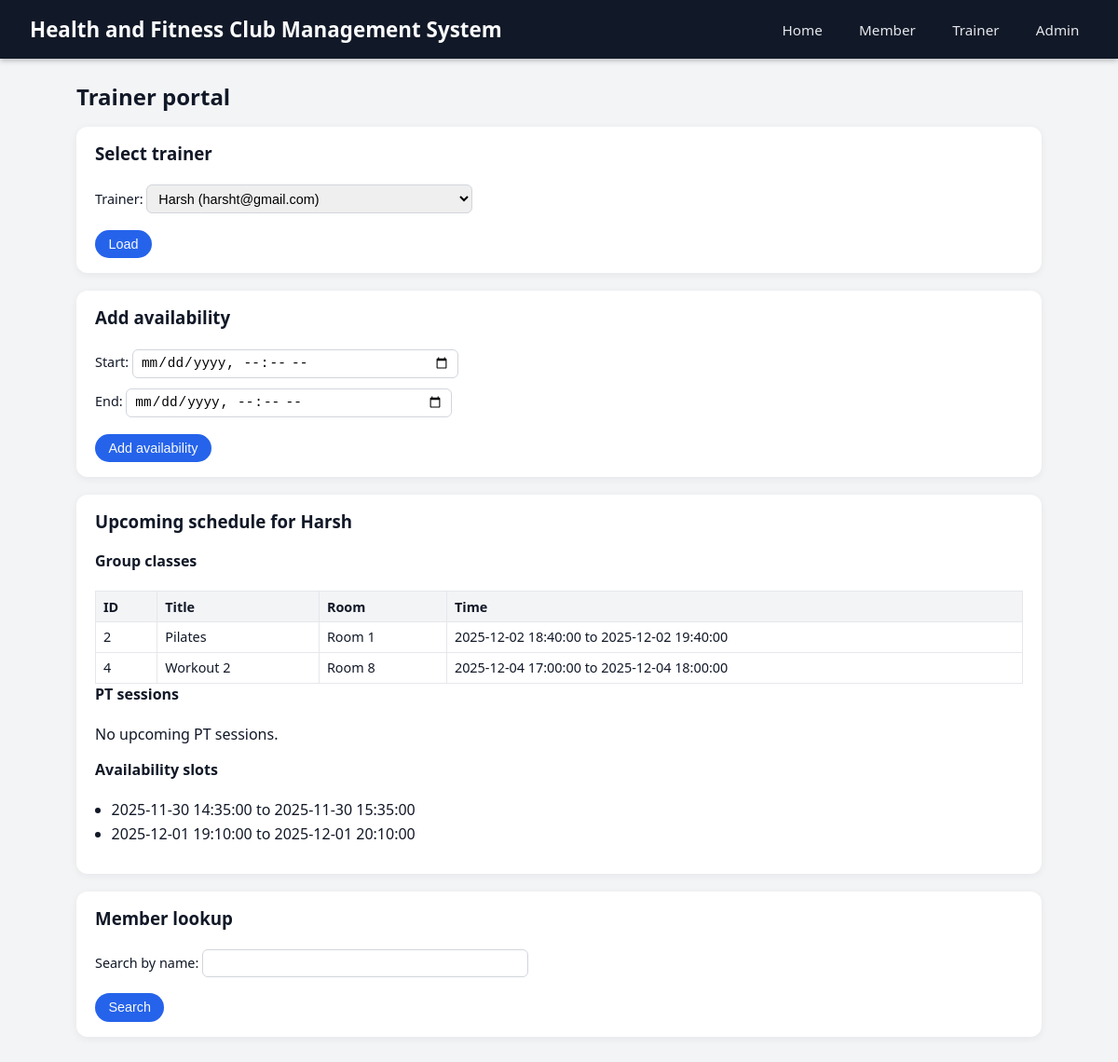
The page /trainer?trainer_id=1 on the database its author committed.
### models/schema.py (models this page shows, shortened)
class Trainer(db.Model):
    __tablename__ = "trainers"
    id = db.Column(db.Integer, primary_key=True)
    name = db.Column(db.String(120), nullable=False)
    email = db.Column(db.String(120), unique=True, nullable=False)
    availabilities = db.relationship("TrainerAvailability", back_populates="trainer")
    pt_sessions = db.relationship("PTSession", back_populates="trainer")
    class_sessions = db.relationship("ClassSession", back_populates="trainer")

class ClassSession(db.Model):
    __tablename__ = "class_sessions"
    id = db.Column(db.Integer, primary_key=True)
    title = db.Column(db.String(120), nullable=False)
    trainer_id = db.Column(db.Integer, db.ForeignKey("trainers.id"), nullable=False)
    room_id = db.Column(db.Integer, db.ForeignKey("rooms.id"), nullable=False)
    start_time = db.Column(db.DateTime, nullable=False)
    end_time = db.Column(db.DateTime, nullable=False)
    capacity = db.Column(db.Integer, nullable=False)
    trainer = db.relationship("Trainer", back_populates="class_sessions")
    room = db.relationship("Room", back_populates="class_sessions")
    registrations = db.relationship("ClassRegistration", back_populates="class_session")

class Room(db.Model):
    __tablename__ = "rooms"
    id = db.Column(db.Integer, primary_key=True)
    name = db.Column(db.String(120), unique=True, nullable=False)
    capacity = db.Column(db.Integer, nullable=False)
    location = db.Column(db.String(255), nullable=True)
    class_sessions = db.relationship("ClassSession", back_populates="room")
    pt_sessions = db.relationship("PTSession", back_populates="room")

class TrainerAvailability(db.Model):
    __tablename__ = "trainer_availabilities"
    id = db.Column(db.Integer, primary_key=True)
    trainer_id = db.Column(db.Integer, db.ForeignKey("trainers.id"), nullable=False)
    start_time = db.Column(db.DateTime, nullable=False)
    end_time = db.Column(db.DateTime, nullable=False)
    trainer = db.relationship("Trainer", back_populates="availabilities")

### app/routes.py (the view)
@bp.route("/trainer", methods=["GET"])
def trainer_portal():
    trainers = get_all_trainers()
    trainer_id = request.args.get("trainer_id", type=int)
    search_term = request.args.get("search", "")
    schedule_data = None
    member_results = []
    if trainer_id:
        try:
            schedule_data = get_trainer_schedule(trainer_id)
        except ValueError as e:
            flash(str(e))
    if search_term:
        member_results = search_members_by_name(search_term)
    return render_template(
        "trainer_portal.html",
        trainers=trainers,
        selected_trainer_id=trainer_id,
        schedule_data=schedule_data,
        search_term=search_term,
        member_results=member_results,
    )

### models/operations.py (called while the page is built)
def get_trainer_schedule(trainer_id):
    trainer = Trainer.query.get(trainer_id)
    if not trainer:
        raise ValueError("Trainer not found.")
    now = datetime.utcnow()
    classes = (
        ClassSession.query.filter_by(trainer_id=trainer_id)
        .filter(ClassSession.start_time >= now)
        .order_by(ClassSession.start_time)
        .all()
    )
    pt_sessions = (
        PTSession.query.filter_by(trainer_id=trainer_id)
        .filter(PTSession.start_time >= now)
        .order_by(PTSession.start_time)
        .all()
    )
    availability = (
        TrainerAvailability.query.filter_by(trainer_id=trainer_id)
        .order_by(TrainerAvailability.start_time)
        .all()
    )
    return {
        "trainer": trainer,
        "classes": classes,
        "pt_sessions": pt_sessions,
        "availability": availability,
    }

def get_all_trainers():
    return Trainer.query.order_by(Trainer.name).all()

### app/templates/trainer_portal.html (shortened to what this page needs)
{% extends "base.html" %}
{% block content %}
<main>
  <h2>Trainer portal</h2>
  <section>
    <h3>Select trainer</h3>
    <form method="get" action="{{ url_for('main.trainer_portal') }}">
      <label>Trainer:
        <select name="trainer_id">
          {% for t in trainers %}
            <option value="{{ t.id }}" {% if selected_trainer_id == t.id %}selected{% endif %}>
              {{ t.name }} ({{ t.email }})
            </option>
          {% endfor %}
        </select>
      </label>
      <button type="submit">Load</button>
    </form>
  </section>
  {% if selected_trainer_id %}
    <section>
      <h3>Add availability</h3>
      <form method="post" action="{{ url_for('main.trainer_availability_route') }}">
        <label>Start:
          <input type="datetime-local" name="start_time" required>
        </label>
        <label>End:
          <input type="datetime-local" name="end_time" required>
        </label>
        <button type="submit">Add availability</button>
      </form>
    </section>
  {% endif %}
  {% if schedule_data %}
    <section>
      <h3>Upcoming schedule for {{ schedule_data.trainer.name }}</h3>
      <h4>Group classes</h4>
      {% if schedule_data.classes %}
        <table>
          <tr>
            <th>ID</th>
            <th>Title</th>
            <th>Room</th>
            <th>Time</th>
          </tr>
          {% for c in schedule_data.classes %}
            <tr>
              <td>{{ c.id }}</td>
              <td>{{ c.title }}</td>
              <td>{{ c.room.name if c.room else c.room_id }}</td>
              <td>{{ c.start_time }} to {{ c.end_time }}</td>
            </tr>
          {% endfor %}
        </table>
      {% else %}
        <p>No upcoming classes.</p>
      {% endif %}
      <h4>PT sessions</h4>
      {% if schedule_data.pt_sessions %}
        <table>
          <tr>
            <th>ID</th>
            <th>Member</th>
            <th>Room</th>
            <th>Time</th>
            <th>Status</th>
          </tr>
          {% for p in schedule_data.pt_sessions %}
            <tr>
              <td>{{ p.id }}</td>
              <td>#{{ p.member_id }}</td>
              <td>{{ p.room.name if p.room else p.room_id }}</td>
              <td>{{ p.start_time }} to {{ p.end_time }}</td>
              <td>{{ p.status }}</td>
            </tr>
          {% endfor %}
        </table>
      {% else %}
        <p>No upcoming PT sessions.</p>
      {% endif %}
      <h4>Availability slots</h4>
      {% if schedule_data.availability %}
        <ul>
          {% for a in schedule_data.availability %}
            <li>{{ a.start_time }} to {{ a.end_time }}</li>
          {% endfor %}
        </ul>
      {% else %}
        <p>No availability recorded.</p>
      {% endif %}
    </section>
  {% endif %}
  <section>
    <h3>Member lookup</h3>
    <form method="get" action="{{ url_for('main.trainer_portal') }}">
      <label>Search by name:
        <input type="text" name="search" value="{{ search_term or '' }}">
      </label>
      <button type="submit">Search</button>
    </form>
  </section>
</main>
{% endblock %}

### app/static/style.css (style rules this page uses)
* { box-sizing: border-box; }
body { font-family: system-ui, -apple-system, BlinkMacSystemFont, "Segoe UI", sans-serif; margin: 0; background: #f3f4f6; color: #111827; }
main { max-width: 1100px; margin: 1.5rem auto 2rem; padding: 0 1rem; }
section { background: #ffffff; border-radius: 0.75rem; padding: 1rem 1.25rem; margin-bottom: 1.2rem; box-shadow: 0 2px 8px rgba(15, 23, 42, 0.06); }
section h2, section h3, section h4 { margin-top: 0; }
h2 { margin: 0 0 1rem; }
form { margin-top: 0.5rem; }
label { display: block; margin-bottom: 0.5rem; font-size: 0.9rem; }
input[type="text"], input[type="email"], input[type="date"], input[type="number"], input[type="datetime-local"], select { width: 100%; max-width: 350px; padding: 0.35rem 0.5rem; border-radius: 0.375rem; border: 1px solid #d1d5db; font-size: 0.9rem; margin-top: 0.15rem; }
button { margin-top: 0.6rem; padding: 0.45rem 0.9rem; border-radius: 999px; border: none; font-size: 0.9rem; cursor: pointer; background: #2563eb; color: #f9fafb; transition: background 0.15s ease, transform 0.05s ease; }
ul { padding-left: 1.1rem; }
ul li { margin-bottom: 0.25rem; }
table { width: 100%; border-collapse: collapse; margin-top: 0.5rem; font-size: 0.9rem; }
th, td { border: 1px solid #e5e7eb; padding: 0.4rem 0.5rem; text-align: left; }
th { background: #f3f4f6; font-weight: 600; }

### rows shown on the page
Trainer: trainer.name "Harsh"
ClassSession: id "2", title "Pilates", room "Room 1", start_time "2025-12-02 18:40:00", end_time "2025-12-02 19:40:00"
ClassSession: id "4", title "Workout 2", room "Room 8", start_time "2025-12-04 17:00:00", end_time "2025-12-04 18:00:00"
TrainerAvailability: start_time "2025-11-30 14:35:00", end_time "2025-11-30 15:35:00"
TrainerAvailability: start_time "2025-12-01 19:10:00", end_time "2025-12-01 20:10:00"

### other values the page prints
form field trainer_id "Harsh (harsht@gmail.com)"
